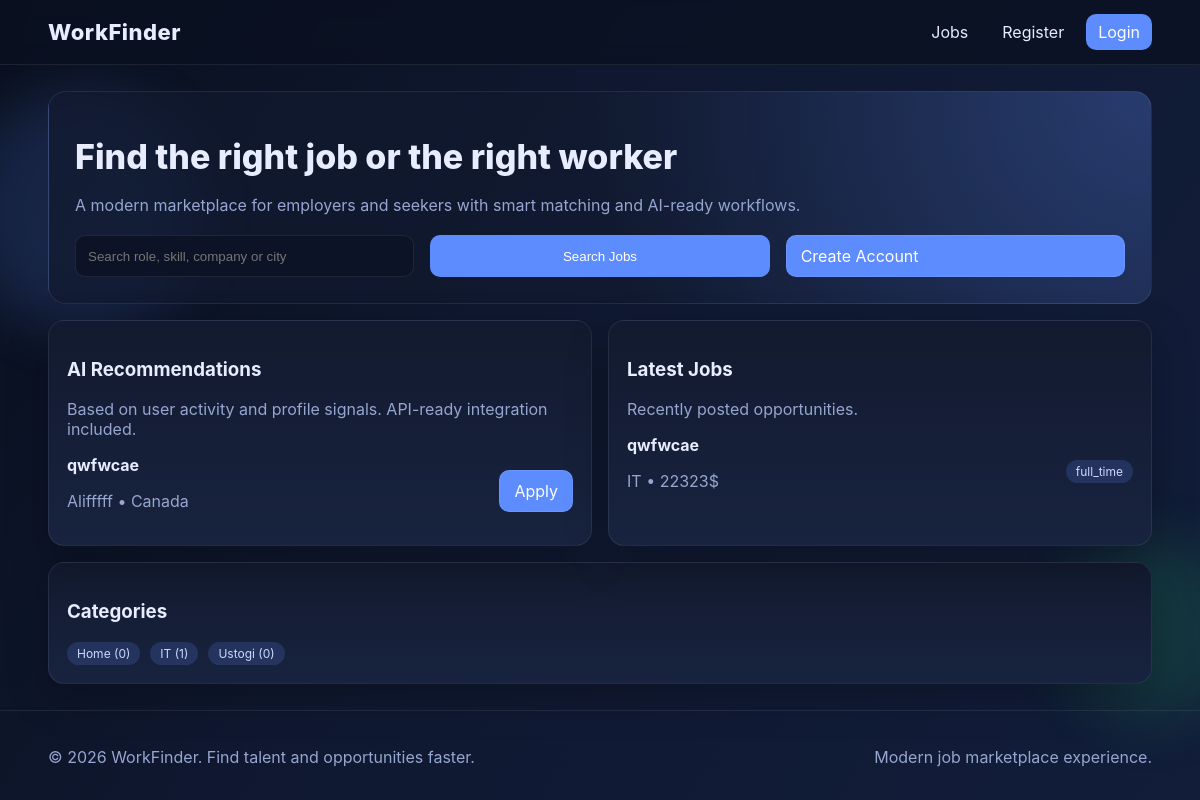
/, run on an earlier commit of the app's database.
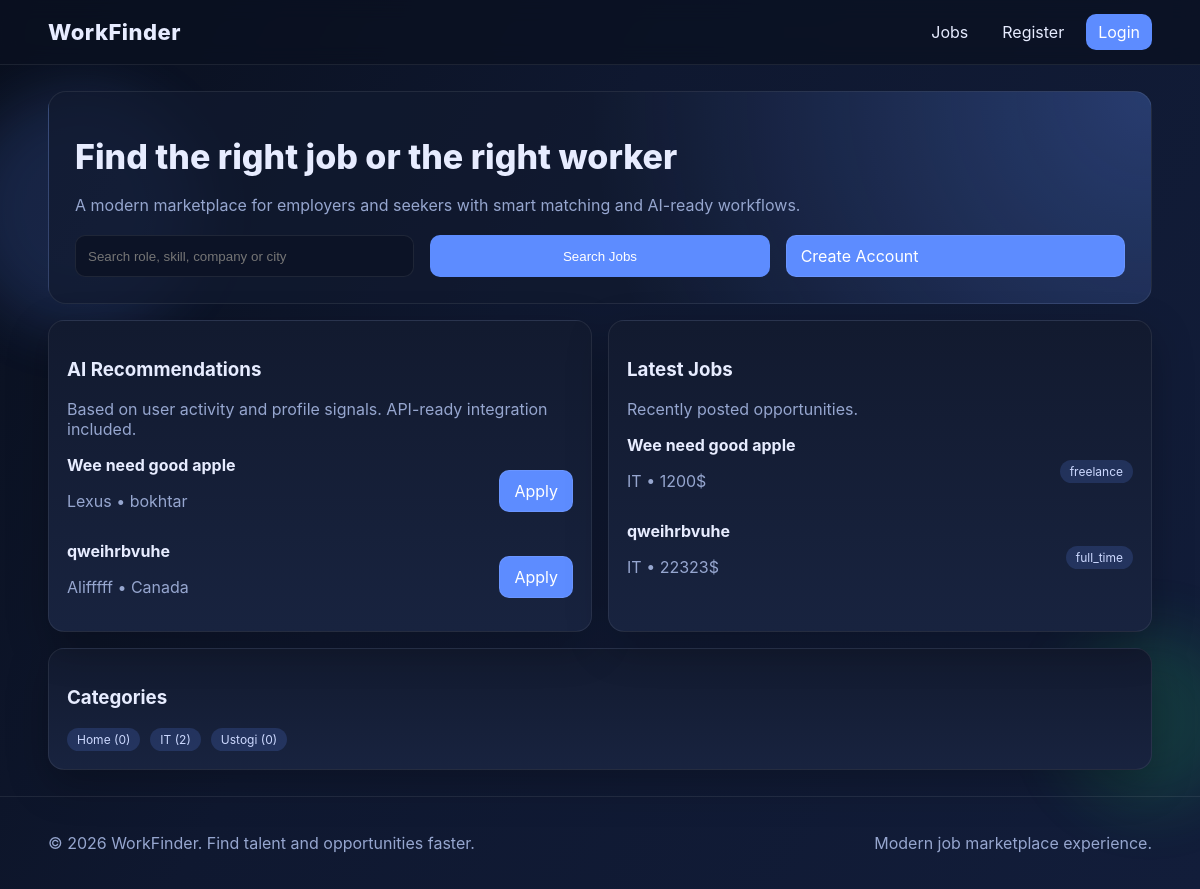
And on a later commit of the database.
### work/models.py (models this page shows, shortened)
class Job(models.Model):
    JOB_TYPE = [
        ('full_time', 'Full time'),
        ('part_time', 'Part time'),
        ('freelance', 'Freelance')
    ]
    company = models.ForeignKey(Emploeer, on_delete=models.CASCADE)
    title = models.CharField(max_length=25)
    description = models.TextField()
    sallary = models.PositiveIntegerField()
    location = models.CharField(max_length=50)
    job_type = models.CharField(max_length=25, choices=JOB_TYPE)
    exp_req = models.PositiveIntegerField()
    category = models.ForeignKey(Category, on_delete=models.CASCADE)
    created_at = models.DateTimeField(auto_now_add=True)

class Emploeer(models.Model):
    user = models.OneToOneField(User, on_delete=models.CASCADE)
    company_name = models.CharField(max_length=50)
    about = models.TextField()
    logo = models.ImageField(upload_to='companylogos/')
    location = models.CharField(max_length=50)
    create_at = models.DateTimeField(auto_now_add=True)
    is_creat = models.BooleanField(default=False, null=True, blank=True)

class Category(models.Model):
    name = models.CharField(max_length=50)

### work/views.py (the view)
# urls.py: 2. Add a URL to urlpatterns:  path('', views.home, name='home')
def home(request):
    categories = Category.objects.annotate(job_count=Count("job")).order_by("name")
    latest_jobs = Job.objects.select_related("company", "category").order_by("-created_at")[:6]
    recommended_jobs = _get_recommended_jobs(request.user)
    context = {"categories": categories,"latest_jobs": latest_jobs,"recommended_jobs": recommended_jobs,}
    return render(request, "work/home.html", context=context)

### work/views.py (called while the page is built, shortened)
def _get_recommended_jobs(user):
    jobs = Job.objects.select_related("company", "category").all()
    if not user.is_authenticated:
        return jobs.order_by("-created_at")[:6]

### templates/work/home.html (shortened to what this page needs)
{% extends "base.html" %}
{% block main %}
<section class="hero">
    <h1 class="title">Find the right job or the right worker</h1>
    <p class="subtitle">A modern marketplace for employers and seekers with smart matching and AI-ready workflows.</p>
    <form action="{% url 'all_jobs' %}" method="get" class="grid grid-3">
        <input type="text" name="q" placeholder="Search role, skill, company or city">
        <button class="btn" type="submit">Search Jobs</button>
        {% if request.user.is_authenticated %}
            <a class="btn btn-outline" href="{% url 'ai_assistant' %}">Open AI Assistant</a>
        {% else %}
            <a class="btn btn-outline" href="{% url 'register' %}">Create Account</a>
        {% endif %}
    </form>
</section>
<section class="grid grid-2">
    <article class="card">
        <h3>AI Recommendations</h3>
        <p class="muted">Based on user activity and profile signals. API-ready integration included.</p>
        <div class="job-list">
            {% for job in recommended_jobs %}
                <div class="between">
                    <div>
                        <strong>{{ job.title }}</strong>
                        <p class="muted">{{ job.company.company_name }} • {{ job.location }}</p>
                    </div>
                    <a class="btn btn-outline" href="{% url 'aplicate' job.id %}">Apply</a>
                </div>
            {% empty %}
                <p class="muted">No recommendations yet.</p>
            {% endfor %}
        </div>
    </article>
    <article class="card">
        <h3>Latest Jobs</h3>
        <p class="muted">Recently posted opportunities.</p>
        <div class="job-list">
            {% for job in latest_jobs %}
                <div class="between">
                    <div>
                        <strong>{{ job.title }}</strong>
                        <p class="muted">{{ job.category.name }} • {{ job.sallary }}$</p>
                    </div>
                    <span class="chip">{{ job.job_type }}</span>
                </div>
            {% empty %}
                <p class="muted">No jobs published yet.</p>
            {% endfor %}
        </div>
    </article>
</section>
<section class="card" style="margin-top:16px;">
    <h3>Categories</h3>
    <div class="row" style="margin-top:8px;">
        {% for c in categories %}
            <a class="chip" href="{% url 'all_jobs' %}?category={{ c.id }}">{{ c.name }} ({{ c.job_count }})</a>
        {% empty %}
            <p class="muted">No categories yet.</p>
        {% endfor %}
    </div>
</section>
{% endblock main %}

What changed in the data, as far as the page shows it:
added Job: title "Wee need good apple", company.company_name "Lexus", location "bokhtar", category.name "IT", sallary "1200", job_type "freelance"
changed Job "Canada": title "qwfwcae" → "qweihrbvuhe"
computed for Category "IT": job_count "1" → "2"
